Frame 1 (no input): blank canvas, image omitted
Frame 60 (the mouse pressed at the canvas centre just before this capture): blank canvas, image omitted
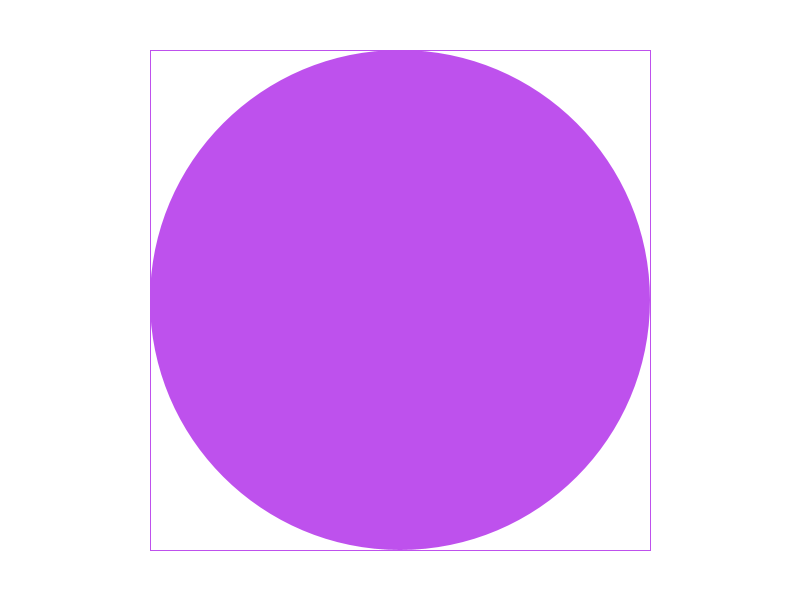
Frame 120 (the mouse held since frame 60 and released just before this capture)

The Processing sketch whose frames 1 and 60 were blank and that drew this single picture after the mouse press (run headless with seeded random() and noise(); from frame 60 on, the mouse is pressed at the canvas centre):

// Processing sketch: Day6_MF_distanceExample
// ── Day6_MF_distanceExample.pde
void setup() {
  size(800, 600);
  fill(#BE51ED);
  noStroke();
  rectMode(CENTER);
}

void draw() {
  background(255);
  // calculate distance between mouse and center of window
  float distance = dist(mouseX, mouseY, width/2, height/2);
//  print(distance);
//  print(", ");
//  println(500-distance);

  // draw a circle with no border
  noStroke();
  fill(#BE51ED);
  ellipse(width/2, height/2, 500-distance, 500-distance);
  
  // draw a rect with no fill
  stroke(#BE51ED);
  noFill();
  rect(width/2, height/2, 500-distance, 500-distance);
  
}
